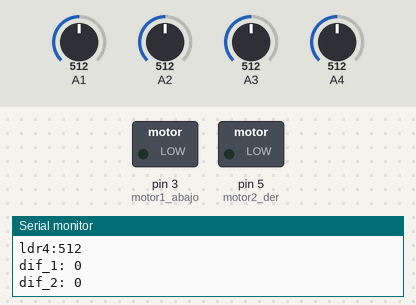
Simulated run of this sketch. Board: Arduino Uno, built with avr-gcc and run on an emulated ATmega328P. On the bench: switched loads named in the sketch (green lamp = pin HIGH), the last lines printed to the serial monitor. Dashed ring = blinking. Inputs (shaded band) come from the test bench; at power-on: A3 = 512, A1 = 512, A2 = 512, A4 = 512.

Above: at 3.8 s.
3.9 s: A3 set to 536
At 7.8 s:
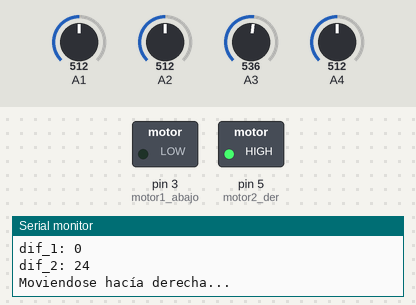
9.0 s: A1 set to 536
At 23.8 s:
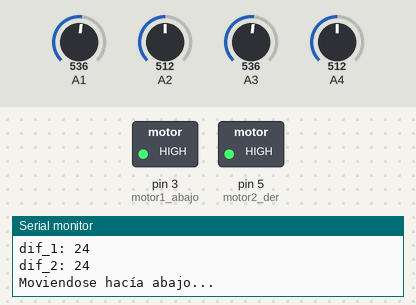
31.5 s: A2 set to 530
At 39.23 s:
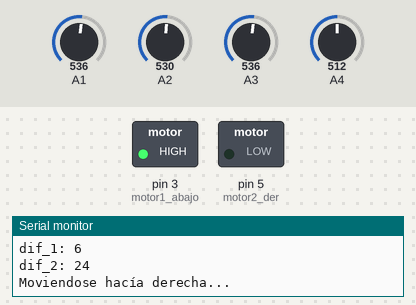
Timing chart, 0 to 42.1 s (numbered marks = the images above; inputs shaded):
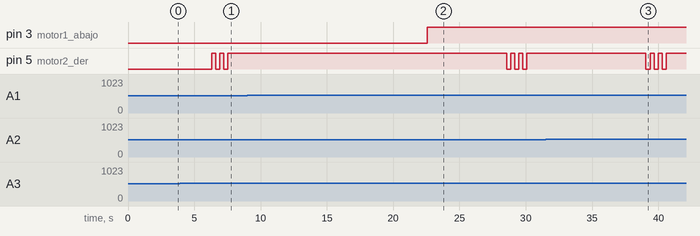

The sketch:

ST_Final.ino
```cpp
int motor1_arriba = 2; //relé # 2 en regleta de relés que controla al motor 1
int motor1_abajo = 3; //relé # 3 en regleta de relés que controla al motor 2
int motor2_izq = 4; //relé # 4 en regleta de relés que controla al motor 3
int motor2_der = 5; //relé # 5 en regleta de relés que controla al motor 4
int ldr1; //Valor de sombra = 1020 ; Valor de mucha luz < 800 - 700; ya en el sol la los valores minimos son de ldr1,2,3,4 = 140-150, 150-160, 185-195, 255-265
int ldr2; // desenfocando los valores son de 324,253,364,476; con sombra en el sol: 542,591,690,652 ; en la sommbra (rad.difusa) : 618, 654, 751, 740. Se midió a las 12:20 p.m. del 14-abr-23.
int ldr3; // Las diferencias soleadas entre 1y2 : 15 ; 3y4 : 77
int ldr4;
int dif_1;
int dif_2;
int umbral_1 = 15;
int umbral_2 = 13;
int comp_1;
int comp_2;
int pos_1;
int pos_2;
// si hay sombra en 1 sube, si hay sombra en 2 baja
// si hay sombra en 3 se mueve hacia laa derecha a espaldas del concentrador
// si hay sombra en 4 se mueve hacia la izquierda a espaldas del concentrador
void setup() {
  Serial.begin(9600);
  int pos_1 = 0; // poner en la posición correcta MARCAR en soporte!
  int pos_2 = 0;
}

void loop() {
  //Medición de las 4 LDR´s
  ldr1 = analogRead(A1);
  Serial.print("ldr1:");
  Serial.println(ldr1);
  ldr2 = analogRead(A2);
  Serial.print("ldr2:");
  Serial.println(ldr2);
  ldr3 = analogRead(A3);
  Serial.print("ldr3:");
  Serial.println(ldr3);
  ldr4 = analogRead(A4);
  Serial.print("ldr4:");
  Serial.println(ldr4);
  //Diferencias entre pares de LDR´s
  dif_1 = abs(ldr1-ldr2);
  dif_2 = abs(ldr3-ldr4);
  Serial.print("dif_1: ");
  Serial.println(dif_1);
  Serial.print("dif_2: ");
  Serial.println(dif_2);
  //Comparación entre dif_1 y el umbral_1
  if (dif_1 > umbral_1) {
   if (ldr1 < ldr2 && pos_1 < 100 && pos_1 > -100){
    pos_1 = pos_1 +10 ; // sombra arriba
    digitalWrite(motor1_arriba, LOW); // Necesario para poder volver a prender
    pinMode(motor1_arriba,OUTPUT); // Necesario para la primera encendida
    Serial.println("Moviendose hacía arriba...");
    delay(6000);
    digitalWrite(motor1_arriba, HIGH); // Necesario para apagar
    delay(6000);
   }
   else {
    pos_1 = pos_1 -10 ; // sombra abajo
    digitalWrite(motor1_abajo, LOW); // Necesario para poder volver a prender
    pinMode(motor1_abajo,OUTPUT); // Necesario para la primera encendida
    Serial.println("Moviendose hacía abajo...");
    delay(6000);
    digitalWrite(motor1_abajo, HIGH); // Necesario para apagar
    delay(6000);
   }
  }
  //Comparación entre dif_2 y el umbral_2
  if (dif_2 > umbral_2) {
   if (ldr3 < ldr4 && pos_2 < 100 && pos_2 > -100){
    pos_2 = pos_2 +10 ; // sombra arriba
    digitalWrite(motor2_izq, LOW); // Necesario para poder volver a prender
    pinMode(motor2_izq,OUTPUT); // Necesario para la primera encendida
    Serial.println("Moviendose hacía izquierda...");
    delay(300);
    digitalWrite(motor2_izq, HIGH); // Necesario para apagar
    delay(300);
    digitalWrite(motor2_izq, LOW); // Necesario para poder volver a prender
    pinMode(motor2_izq,OUTPUT); // Necesario para la primera encendida
    delay(300);
    digitalWrite(motor2_izq, HIGH); // Necesario para apagar
    delay(300);
    digitalWrite(motor2_izq, LOW); // Necesario para poder volver a prender
    pinMode(motor2_izq,OUTPUT); // Necesario para la primera encendida
    delay(300);
    digitalWrite(motor2_izq, HIGH); // Necesario para apagar
    delay(6000);
   }
   else {
    pos_2 = pos_2 -10 ; // sombra abajo
    digitalWrite(motor2_der, LOW); // Necesario para poder volver a prender
    pinMode(motor2_der,OUTPUT); // Necesario para la primera encendida
    Serial.println("Moviendose hacía derecha...");
    delay(300);
    digitalWrite(motor2_der, HIGH); // Necesario para apagar
    delay(300);
    digitalWrite(motor2_der, LOW); // Necesario para poder volver a prender
    pinMode(motor2_der,OUTPUT); // Necesario para la primera encendida
    delay(300);
    digitalWrite(motor2_der, HIGH); // Necesario para apagar
    delay(300);
    digitalWrite(motor2_der, LOW); // Necesario para poder volver a prender
    pinMode(motor2_der,OUTPUT); // Necesario para la primera encendida
    delay(300);
    digitalWrite(motor2_der, HIGH); // Necesario para apagar
    delay(6000);
   }
 }
delay(3000);
}
  /*if (Nuevo_valor_ldr1 < Promedio) {
   pinMode(motor1_arriba,OUTPUT);
   digitalWrite(motor1_arriba, LOW);
   //Serial.print("Motor 1: Encendido - Arriba");
   delay (10000);
   digitalWrite(motor1_arriba, HIGH);
   //Serial.print("Motor 1: Apagado");
   delay(10000);
  }
  if (Nuevo_valor_ldr2 < Promedio) {
   digitalWrite(motor1_abajo, LOW);
   pinMode(motor1_abajo,OUTPUT);
   //Serial.print("Motor 2: Encendido - Abajo");
   delay (10000);
   digitalWrite(motor1_abajo, HIGH);
   //Serial.print("Motor 2: Apagado");
   delay(10000);
  }
  if (Nuevo_valor_ldr3 < (Promedio-1)) {
   digitalWrite(motor2_izq, LOW);
   pinMode(motor2_izq,OUTPUT);
   //Serial.print("Motor 2: Encendido - Izquierda");
   delay (10000);
   digitalWrite(motor2_izq, HIGH);
   //Serial.print("Motor 2 Izquierda: Apagado");
   delay(10000);
  }
  if (Nuevo_valor_ldr4 < Promedio) {
   digitalWrite(motor2_der, LOW);
   pinMode(motor2_der,OUTPUT);
   //Serial.print("Motor 2: Encendido - Derecha");
   delay (10000);
   digitalWrite(motor2_der, HIGH);
   //Serial.print("Motor 2 Derecha: Apagado");
   delay(10000);
  }
}
*/
  /*
  Ejemplo de encendido y apagado:
  digitalWrite(motor1_izq, LOW); // Necesario para poder volver a prender
  pinMode(motor1_izq,OUTPUT); // Necesario para la primera encendida
  digitalWrite(motor1_izq, HIGH); // Necesario para apagar
  */
```

Measured:
- the behaviour switches between 525 and 526 on A3 (found by bisection; images 0 and 1)
- the behaviour switches between 527 and 528 on A1 (found by bisection; images 1 and 2)
- the behaviour switches between 520 and 521 on A2 (found by bisection; images 2 and 3)
- after the input at 3.9 s, pin 5 (motor2_der): alternates HIGH for 0.30 s and LOW for 0.30 s, 5 changes in all, then stays HIGH, starting after 2.4 s
- after the input at 9.0 s, pin 3 (motor1_abajo): LOW → HIGH after 13.6 s
- after the input at 31.5 s, pin 3 (motor1_abajo): stays HIGH (without the input it goes to LOW after 7.6 s); pin 5 (motor2_der): alternates HIGH for 0.30 s and LOW for 0.30 s, 6 changes in all, then stays HIGH, starting after 7.6 s
